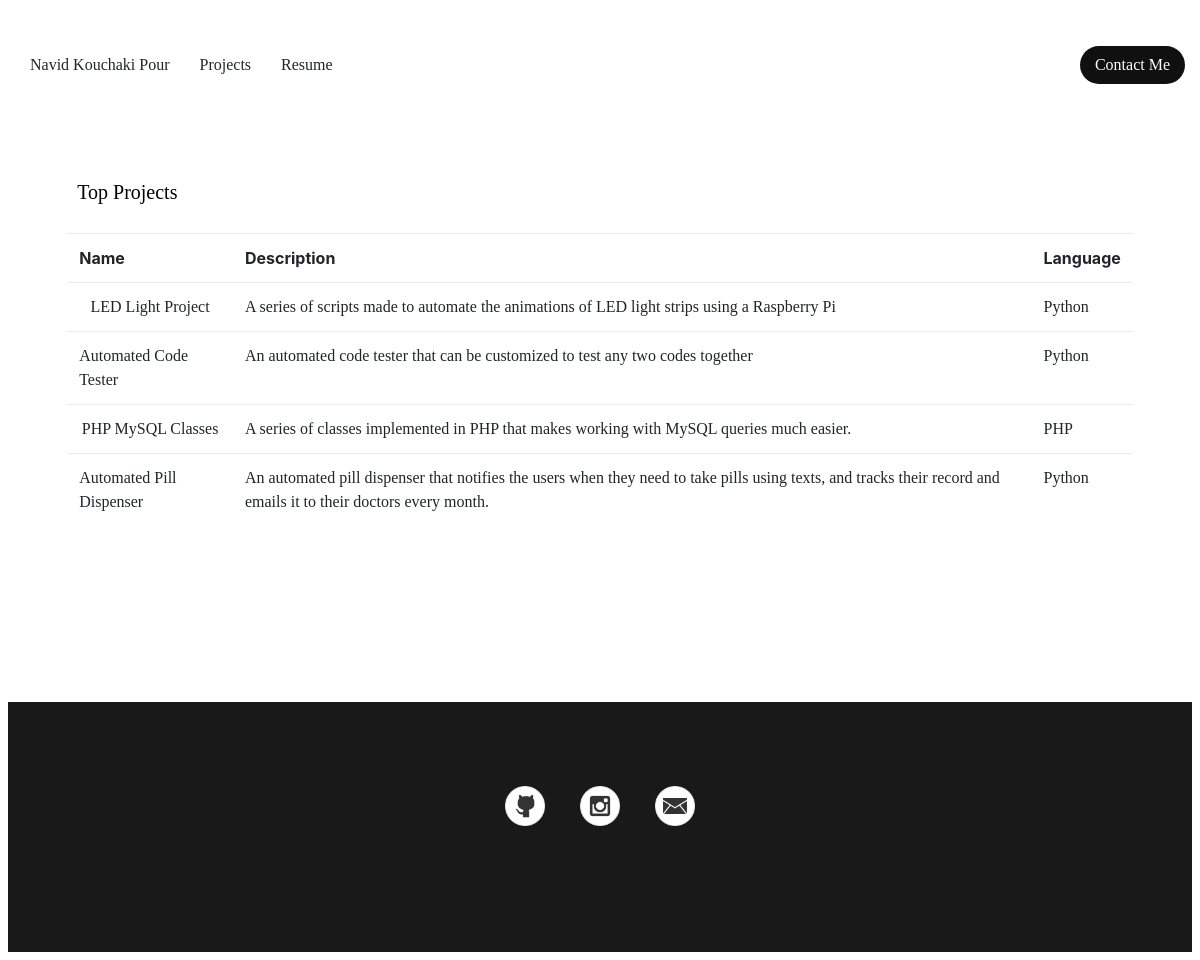
The app's page /projects with its own data.
### personal_info/models.py (models this page shows, shortened)
class Project(models.Model):
    LANG_CHOICES = [('Java', 'Java'), ('JavaScript', 'JavaScript'), ('Python', 'Python'), ('C++', 'C++'), ('PHP','PHP'), ('HTML', 'HTML')]
    name = models.CharField(max_length = 50)
    description = models.TextField()
    github = models.CharField(max_length = 100)
    language = models.CharField(max_length = 10, choices=LANG_CHOICES)
    isOnHome = models.BooleanField(default = 0)
    isOnProjects = models.BooleanField(default = 0)

### personal_info/views.py (the view)
# urls.py: url(r'projects', views.projects, name='projects')
def projects(request):
    projects = Project.objects.all()
    return render(request, 'projects.html', {'projects': projects})

### personal_info/templates/projects.html (shortened to what this page needs)
<!DOCTYPE html>
{% load static %}
<html>
<head>
    <link rel='stylesheet' type='text/css' href={% static 'main-style.css' %} />
    <link rel="stylesheet" type="text/css" href= {% static 'projects-style.css' %} />
</head>
<body>
	<div class='site'>
    <div class='header-component'>
        <div class='header-container container'>
          <div id='global-nav'>
            <a id='nav-name' href='./'>Navid Kouchaki Pour</a>
          </div>
          <div id='nav-items-component'>
            <div id='nav-items'>
              <a href="projects" class='nav-item'>Projects</a>
              <a href="#" class='nav-item'>Resume</a>
              <a href="#" class='nav-item' id='nav-contact'>Contact Me</a>
            </div>
          </div>
        </div>
      </div>
      <div class="resume-component component">
        <div class="resume container">
          <h1>Top Projects</h1>
          <table class='table'>
            <thead>
              <tr>
                <th>Name</th>
                <th>Description</th>
                <th>Language</th>
            </thead>
            <tbody>
              {% for project in projects.all %}
                {% if project.isOnProjects %}
                  <tr>
                    <td><a href='{{ project.github }}' class='focus_underline'>{{project.name}}</a></td>
                    <td>{{ project.description }}</td>
                    <td>{{ project.language }}</td>
                  </tr>
                {% endif %}
              {% endfor %}
            </tbody>
          </table>
        </div>
      </div>
    </div>
    <footer class="colophon">
      <div class='footer-icons'>
        <a href="https://github.com/navidkpr" class='footer-icon-section'>
          <img src={% static "images/github.png" %} alt="Github Account" class='footer-icon'>
        </a>
        <a href="https://www.instagram.com/navid_kouchaki" class='footer-icon-section'>
          <img src={% static "images/instagram.png" %} alt="Linkedin Account" class='footer-icon'>
        </a>
        <a href="#" class='footer-icon-section'>
          <img src={% static "images/email.png" %} alt="Email" class='footer-icon'>
        </a>
      </div>
    </footer>
</body>
</html>

### personal_info/static/projects-style.css (style rules this page uses)
@media screen and (min-width: 400px) { .resume-component { padding-top: 20px!important; padding-bottom: 20px!important; } }
@media screen and (min-width: 576px) { .resume-component { padding-top: 50px!important; padding-bottom: 50px!important; } }
@media screen and (min-width: 768px) { .resume-component { padding-top: 70px!important; padding-bottom: 70px!important; } }
@media screen and (min-width: 992px) { .resume-component { padding-top: 100px!important; padding-bottom: 100px!important; } }

### records on screen
Project: name "LED Light Project", description "A series of scripts made to automate the animations of LED light strips using a Raspberry Pi", language "Python"
Project: name "Automated Code Tester", description "An automated code tester that can be customized to test any two codes together", language "Python"
Project: name "PHP MySQL Classes", description "A series of classes implemented in PHP that makes working with MySQL queries much easier.", language "PHP"
Project: name "Automated Pill Dispenser", description "An automated pill dispenser that notifies the users when they need to take pills using texts, and tracks their record and emails it to their doctors every month.", language "Python"
